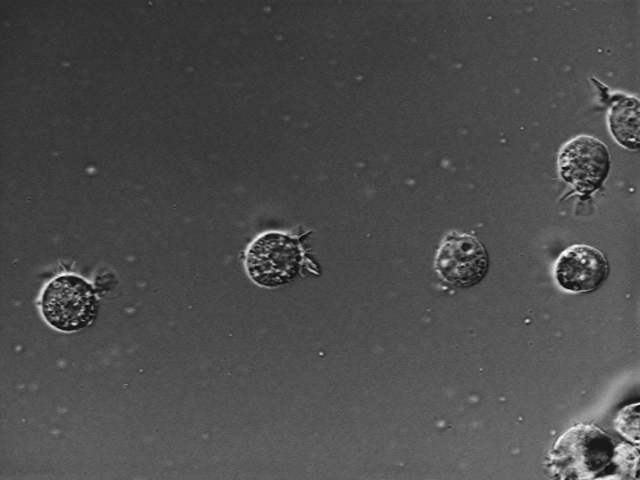
%> input picture Images/AT3_1m4_01.tif, 640 x 480 px
$ octave --eval "result = batchDetectCells(imread('AT3_1m4_01.tif'));"   (GNU Octave 9; MATLAB toolbox functions it lacks are replaced by stand-ins)
%> lines starting %> are read from the running program, lines starting %| are printed output that depends on the picture; in (x1, y1, x2, y2) boxes, pixels count from 0 and x2, y2 are one past the last pixel; in counts of white or black regions, pixels touching at a corner belong together; the program's own positions count from 1
function segmentedCells = batchDetectCells(I)
%batchDetectCells Algorithm to detect cells in image.
%   segmentedCells = batchDetectCells(I) detects cells in the cell
%   image I and returns the result in segmentedCells.
%
%   Supports batch processing example, ipexbatch.

%   Copyright 2005-2012 The MathWorks, Inc.

% Use |edge| and the Sobel operator to calculate the threshold
% value. Tune the threshold value and use |edge| again to obtain a
% binary mask that contains the segmented cell.
[~, threshold] = edge(I, 'sobel');
%> threshold = 0.0562
fudgeFactor = .5;
BW = edge(I,'sobel', threshold * fudgeFactor);
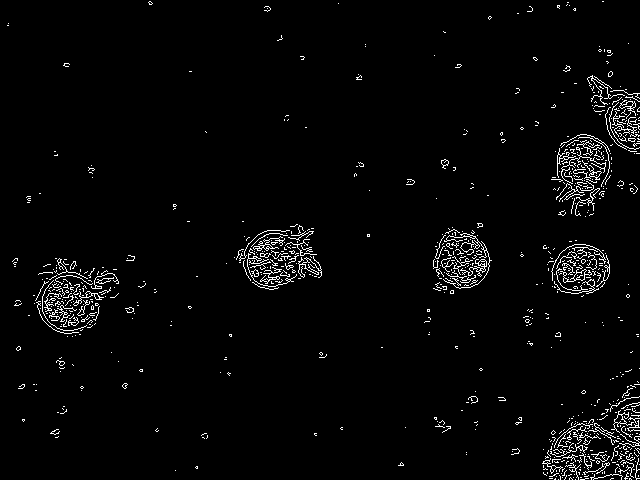
%> BW: size 480x640 logical; 2.7% white in thin lines or dots

se90 = strel('line', 3, 90);
se0 = strel('line', 3, 0);
BWdilate = imdilate(BW, [se90 se0]);
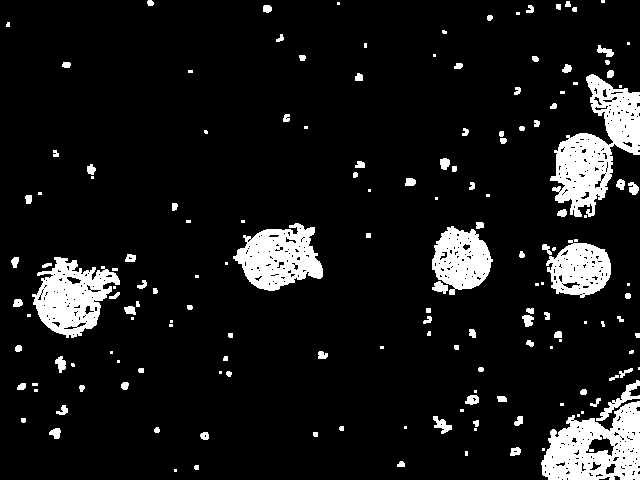
%> BWdilate: size 480x640 logical; 9.6% white; 161 white regions (59 under 20 px), largest, box (x1, y1, x2, y2) and area: (550, 74, 640, 217) 5826, (541, 401, 640, 480) 5015, (32, 257, 120, 338) 3948
BWnobord = imclearborder(BWdilate, 4);
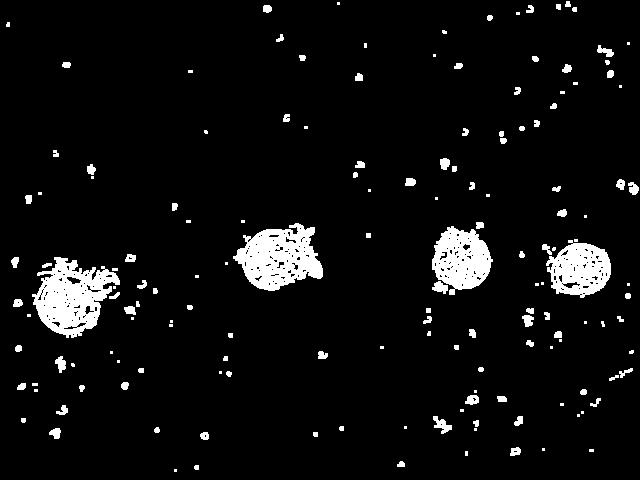
%> BWnobord: size 480x640 logical; 5.9% white; 156 white regions (58 under 20 px), largest, box (x1, y1, x2, y2) and area: (32, 257, 120, 338) 3948, (233, 223, 323, 291) 3772, (432, 226, 493, 295) 2701
BWopen = bwareaopen(BWnobord,200);
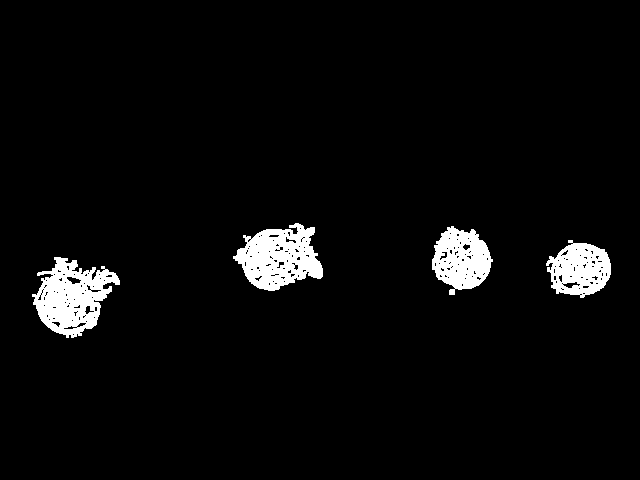
%> BWopen: size 480x640 logical; 4.2% white; 4 white regions, box (x1, y1, x2, y2) and area: (32, 257, 120, 338) 3948, (233, 223, 323, 291) 3772, (432, 226, 493, 295) 2701, (546, 240, 611, 298) 2467
BWclose = bwmorph(BWopen,'close');
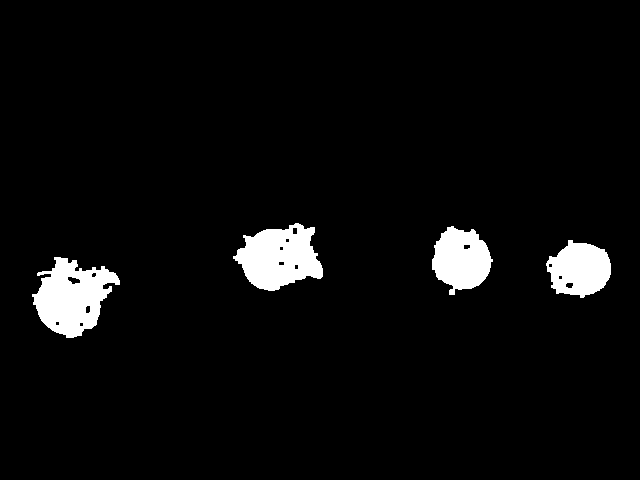
%> BWclose: size 480x640 logical; 4.5% white; 4 white regions, box (x1, y1, x2, y2) and area: (32, 257, 120, 338) 4226, (233, 223, 323, 291) 4004, (432, 226, 493, 295) 2846, (546, 240, 611, 298) 2656
BWfill = imfill(BWclose, 'holes');
%> BWfill: size 480x640 logical; 4.6% white; 4 white regions, box (x1, y1, x2, y2) and area: (32, 257, 120, 338) 4338, (233, 223, 323, 291) 4073, (432, 226, 493, 295) 2868, (546, 240, 611, 298) 2704
BWoutline = bwperim(BWfill);
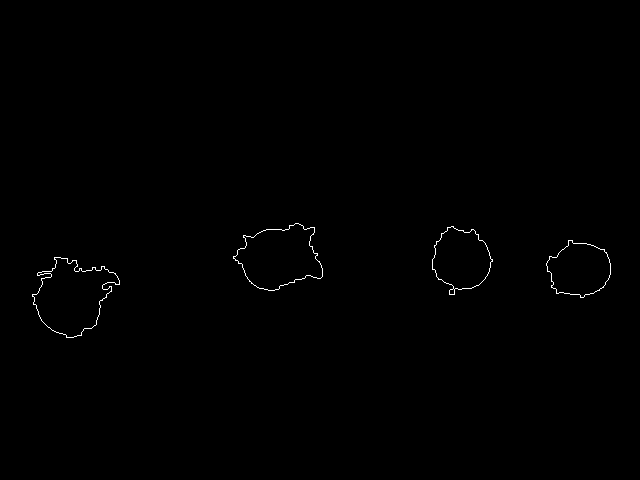
%> BWoutline: size 480x640 logical; 0.33% white in thin lines or dots, all inside (x1, y1, x2, y2) = (32, 223, 611, 338)
segmentedCells = I;
%> segmentedCells is the input picture: size 480x640 uint8; min 15, max 254, mean 76.6
segmentedCells(BWoutline) = 255;
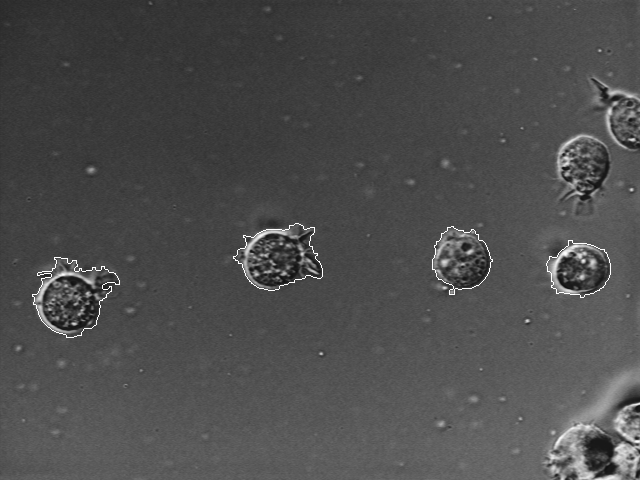
%> segmentedCells: size 480x640 uint8; 0.33% of pixels changed, all inside (x1, y1, x2, y2) = (32, 223, 611, 338)

$ run again, on Images/AT3_1m4_06.tif
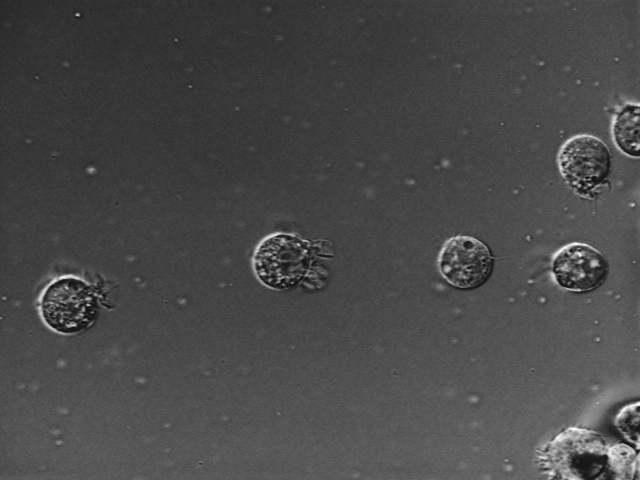
%> input picture Images/AT3_1m4_06.tif, 640 x 480 px
%> threshold = 0.0541
%> in batchDetectCells, `BW = edge(I,'sobel', threshold * fudgeFactor);`:
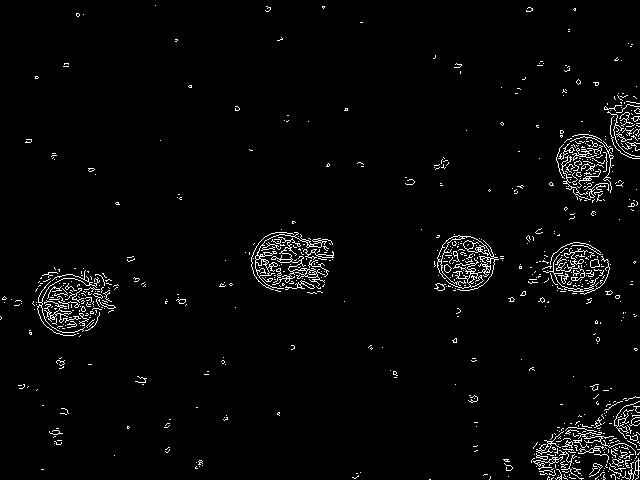
%> BW: size 480x640 logical; 2.8% white in thin lines or dots
%> BWdilate: size 480x640 logical; 9.5% white; 163 white regions (49 under 20 px), largest, box (x1, y1, x2, y2) and area: (530, 395, 640, 480) 5449, (555, 92, 640, 204) 4702, (248, 228, 335, 295) 4027
%> BWnobord: size 480x640 logical; 6.2% white; 157 white regions (47 under 20 px), largest, box (x1, y1, x2, y2) and area: (248, 228, 335, 295) 4027, (31, 266, 120, 338) 3981, (433, 233, 505, 292) 2854
%> BWopen: size 480x640 logical; 4.4% white; 4 white regions, box (x1, y1, x2, y2) and area: (248, 228, 335, 295) 4027, (31, 266, 120, 338) 3981, (433, 233, 505, 292) 2854, (527, 240, 612, 296) 2743
%> BWclose: size 480x640 logical; 4.7% white; 4 white regions, box (x1, y1, x2, y2) and area: (31, 266, 120, 338) 4295, (248, 228, 335, 295) 4255, (433, 233, 505, 292) 2985, (527, 240, 612, 296) 2943
%> BWfill: size 480x640 logical; 4.8% white; 4 white regions, box (x1, y1, x2, y2) and area: (31, 266, 120, 338) 4337, (248, 228, 335, 295) 4313, (433, 233, 505, 292) 2994, (527, 240, 612, 296) 2979
%> BWoutline: size 480x640 logical; 0.35% white in thin lines or dots, all inside (x1, y1, x2, y2) = (31, 228, 612, 338)
%> in batchDetectCells, segmentedCells is the input picture: size 480x640 uint8; min 15, max 254, mean 73.2
%> in batchDetectCells, `segmentedCells(BWoutline) = 255;`:
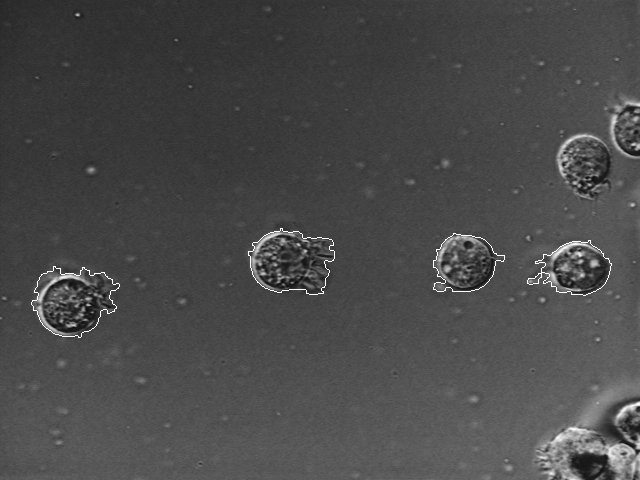
%> segmentedCells: size 480x640 uint8; 0.35% of pixels changed, all inside (x1, y1, x2, y2) = (31, 228, 612, 338)
